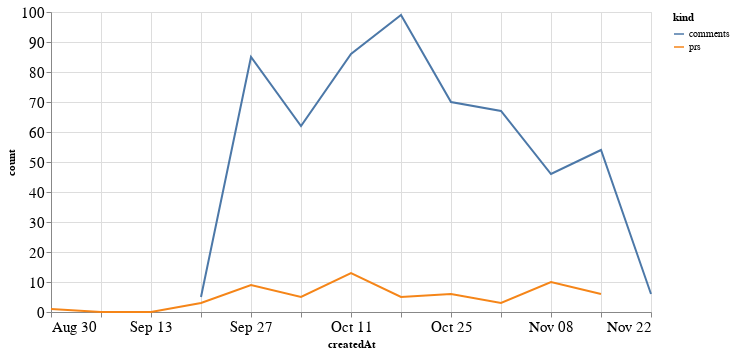

Notebook code cell kept with this figure:
### Code cell
alt.Chart(total_time, width=600).mark_line().encode(
    x='createdAt',
    y='count',
    color='kind'
)

### Figure 1 — Vega-Lite specification as saved in the notebook (floating-point values rounded to 4 significant figures)
{"config": {"axisLeft": {"labelFontSize": 15}, "axisBottom": {"labelFontSize": 15}}, "data": {"name": "data-9de9ee84577f46ea8712fc5850c105c7"}, "mark": "line", "encoding": {"color": {"type": "nominal", "field": "kind"}, "x": {"type": "temporal", "field": "createdAt"}, "y": {"type": "quantitative", "field": "count"}}, "width": 600, "$schema": "https://vega.github.io/schema/vega-lite/v4.8.1.json", "datasets": {"data-9de9ee84577f46ea8712fc5850c105c7": [{"createdAt": "2020-08-30T00:00:00", "kind": "prs", "count": 1.0}, {"createdAt": "2020-09-06T00:00:00", "kind": "prs", "count": 0.0}, {"createdAt": "2020-09-13T00:00:00", "kind": "prs", "count": 0.0}, {"createdAt": "2020-09-20T00:00:00", "kind": "prs", "count": 3.0}, {"createdAt": "2020-09-27T00:00:00", "kind": "prs", "count": 9.0}, {"createdAt": "2020-10-04T00:00:00", "kind": "prs", "count": 5.0}, {"createdAt": "2020-10-11T00:00:00", "kind": "prs", "count": 13.0}, {"createdAt": "2020-10-18T00:00:00", "kind": "prs", "count": 5.0}, {"createdAt": "2020-10-25T00:00:00", "kind": "prs", "count": 6.0}, {"createdAt": "2020-11-01T00:00:00", "kind": "prs", "count": 3.0}, {"createdAt": "2020-11-08T00:00:00", "kind": "prs", "count": 10.0}, {"createdAt": "2020-11-15T00:00:00", "kind": "prs", "count": 6.0}, {"createdAt": "2020-11-22T00:00:00", "kind": "prs", "count": null}, {"createdAt": "2020-08-30T00:00:00", "kind": "comments", "count": null}, {"createdAt": "2020-09-06T00:00:00", "kind": "comments", "count": null}, {"createdAt": "2020-09-13T00:00:00", "kind": "comments", "count": null}, {"createdAt": "2020-09-20T00:00:00", "kind": "comments", "count": 5.0}, {"createdAt": "2020-09-27T00:00:00", "kind": "comments", "count": 85.0}, {"createdAt": "2020-10-04T00:00:00", "kind": "comments", "count": 62.0}, {"createdAt": "2020-10-11T00:00:00", "kind": "comments", "count": 86.0}, {"createdAt": "2020-10-18T00:00:00", "kind": "comments", "count": 99.0}, {"createdAt": "2020-10-25T00:00:00", "kind": "comments", "count": 70.0}, {"createdAt": "2020-11-01T00:00:00", "kind": "comments", "count": 67.0}, {"createdAt": "2020-11-08T00:00:00", "kind": "comments", "count": 46.0}, {"createdAt": "2020-11-15T00:00:00", "kind": "comments", "count": 54.0}, {"createdAt": "2020-11-22T00:00:00", "kind": "comments", "count": 6.0}]}}
